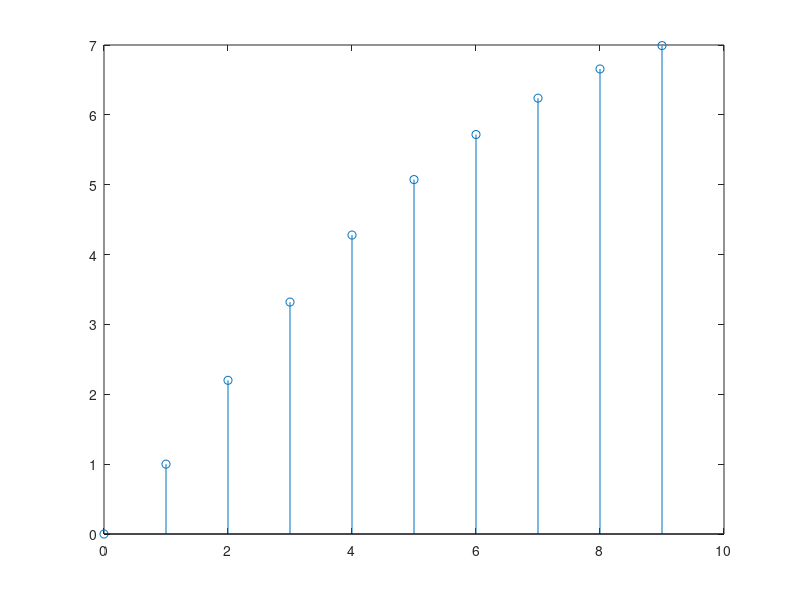

Write the MATLAB code that produced this figure.
%% Ejemplo de estimación por LS de un sistema muy simple
Ts = 1;
G = ss(0.5,1,1,0,Ts);

% Proponemos una delta
% Excitación: delta
N = 10;
u = zeros(N,1);
u(1) = 1;
t = (0:N-1)*Ts;
y = lsim(G,u,t,0);

stem(y)

% Modelo ARX: y(k) = a*y(k-1) + b*u(k-1)
Y   = y(2:N);
Phi = [y(1:N-1) u(1:N-1)];

% Mínimos cuadrados
theta = Phi\Y

% Número de condición
cond(Phi'*Phi)

%% Volvemos a repetir con una excitación escalón
u = ones(N,1);
y = lsim(G,u,t,0);

Y   = y(2:N);
Phi = [y(1:N-1) u(1:N-1)];

% Mínimos cuadrados
theta = Phi\Y

% Número de condición
cond(Phi'*Phi)

%% Vamos con un sistema de segundo orden
Ts = 1;

% Sistema de segundo orden
A = [1.2 -0.32;
     1    0];
B = [1; 0];
C = [1 0];
D = 0;

G = ss(A,B,C,D,Ts);

% Excitación: delta
N = 10;
u = zeros(N,1);
u(1) = 1;

t = (0:N-1)*Ts;
y = lsim(G,u,t,[0,0]);

stem(t,y)

% Modelo ARX:
% y(k) = a1*y(k-1) + a2*y(k-2) + b1*u(k-1)

Y   = y(3:N);
Phi = [y(2:N-1) y(1:N-2) u(2:N-1)];

% Rango de la matriz de regresores
Phi
rank(Phi)

% Número de condición
cond(Phi'*Phi)

% Mínimos cuadrados
theta = Phi\Y

%% Repetimos para el segundo orden pero con escalón
N = 10;
u = ones(N,1);
y = lsim(G,u,t,[0,0]);

stem(t,y)

Y = y(3:N);
Phi = [y(2:N-1) y(1:N-2) u(2:N-1)];

% Rango de la matriz de regresores
rank(Phi)

% Número de condición
cond(Phi'*Phi)

% Mínimos cuadrados
theta = Phi\Y
